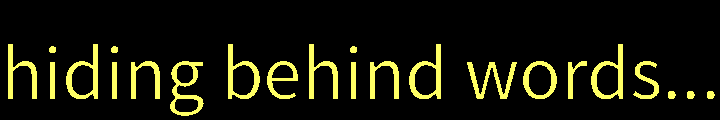
Frame 1 (no input)
Frame 60 (the mouse pressed at the canvas centre just before this capture): identical to frame 1, image omitted
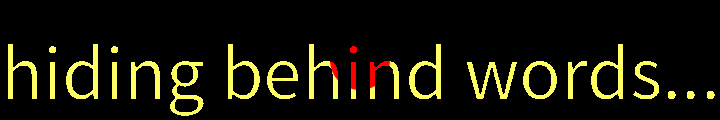
Frame 120 (the mouse held since frame 60 and released just before this capture)

The Processing sketch that drew these frames (run headless with seeded random() and noise(); from frame 60 on, the mouse is pressed at the canvas centre):

// Processing sketch: maskViaPGraphics
// ── maskViaPGraphics.pde
PGraphics mask;
int WHITE = color(255);
int BLACK = color(0);

void setup() {
  size(720, 120);

  drawDemoMask();
}

void draw() {
  background(255, 255, 100);
  noStroke();
  fill(255, 0, 0);
  float diameter = height/2;
  ellipse(mouseX, mouseY, diameter, diameter);
  maskPixels();
}

void drawDemoMask() {
  mask = createGraphics(width, height);
  mask.beginDraw();
  mask.background(0);
  mask.fill(255);
  mask.noSmooth();
  mask.noStroke();
  String msg = "hiding behind words...";
  float txtSize = 10;
  mask.textSize(txtSize);
  //scale text to fill width
  txtSize *= width / mask.textWidth(msg);
  mask.textSize(txtSize);
  mask.text(msg, (width - mask.textWidth(msg))*0.5, (height + txtSize)/2);
  mask.endDraw();
  mask.loadPixels();
}

void maskPixels() {
  loadPixels();
  int[] pxls = mask.pixels;
  for (int i = 0; i < pxls.length; ++i) {
    int maskPixel = pxls[i];
    if (maskPixel != WHITE) {
      pixels[i] = BLACK;
    }
  }
  updatePixels();
}
